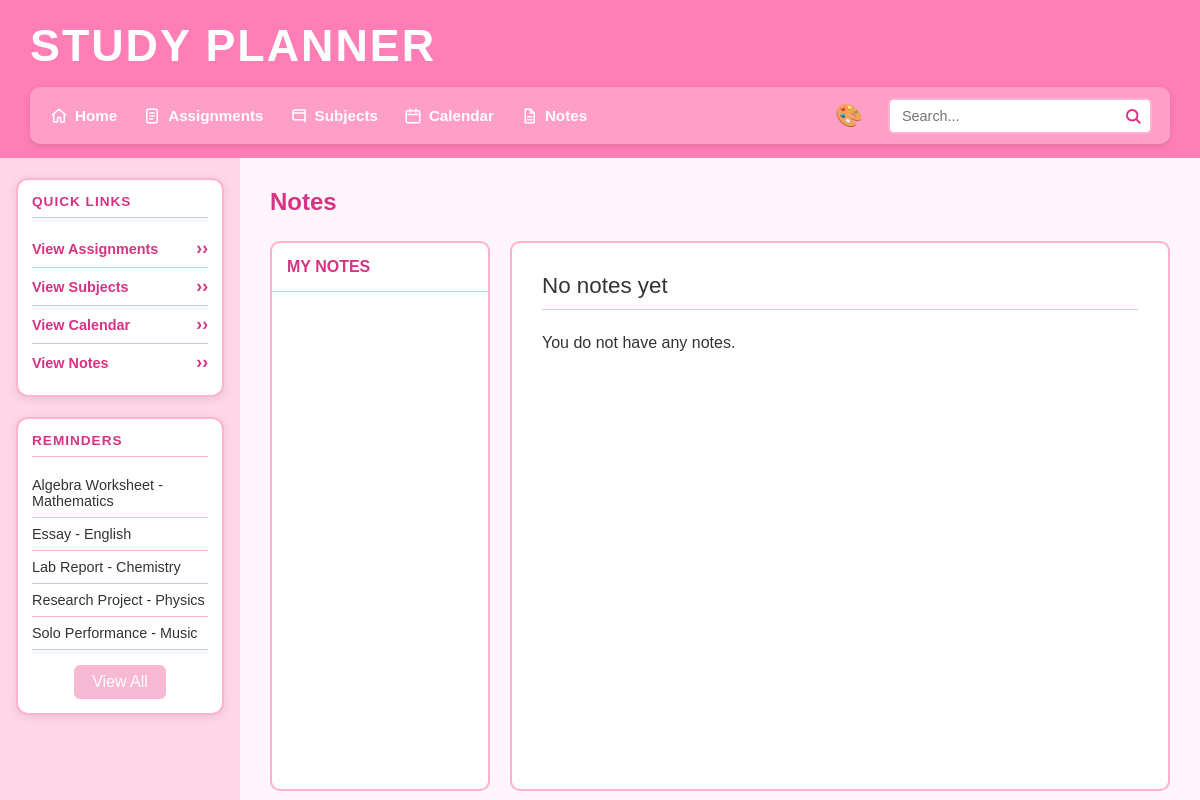
/notes, run on an earlier commit of the app's database.
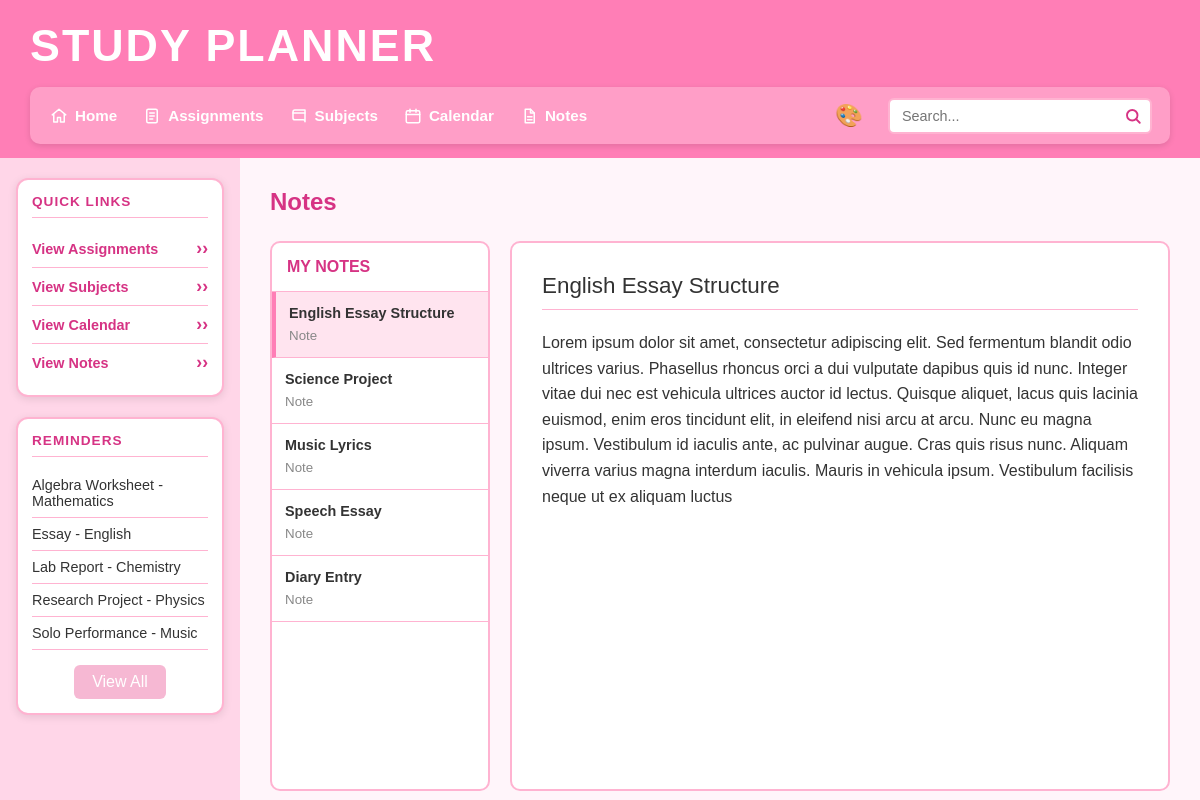
And on a later commit of the database.
### tables this page shows
CREATE TABLE assignments (id INTEGER PRIMARY KEY AUTOINCREMENT, subject_id INTEGER REFERENCES subjects (id) NOT NULL, user_id INTEGER REFERENCES users (id) NOT NULL, assignment_name TEXT NOT NULL, due_date TEXT (19) NOT NULL, priority TEXT NOT NULL CHECK ((priority IN ('Low', 'Medium', 'High'))), status TEXT (25), notes TEXT, created_at TEXT (19));

CREATE TABLE subjects (id INTEGER PRIMARY KEY AUTOINCREMENT, subject_name TEXT NOT NULL UNIQUE, teacher_name TEXT NOT NULL, room TEXT, credits INTEGER CHECK ((credits > 0)));

CREATE TABLE notes (id INTEGER PRIMARY KEY AUTOINCREMENT, title TEXT NOT NULL, note TEXT NOT NULL, created_at TEXT DEFAULT (CURRENT_TIMESTAMP) NOT NULL);

### main.py (the view)
@app.route("/notes")
@app.route("/notes/<int:note_id>")
def notes(note_id=None):
    con = create_connection(DATABASE)
    cur = con.cursor()
    cur.execute("""
        SELECT id, title, note
        FROM notes
        ORDER BY created_at DESC
    """)
    notes_list = cur.fetchall()
    selected_note = None
    if note_id is not None:
        cur.execute("""
            SELECT id, title, note
            FROM notes
            WHERE id = ?
        """, (note_id,))
        selected_note = cur.fetchone()
    elif notes_list:
        selected_note = notes_list[0]
    con.close()
    return render_template(
        "notes.html",
        notes=notes_list,
        selected_note=selected_note
    )

### main.py (called while the page is built)
def create_connection(db_file):
    try:
        connection = sqlite3.connect(db_file)
        return connection
    except Error as e:
        print(e)
    return None

def get_reminders():
    query = """
        SELECT assignments.assignment_name,
               subjects.subject_name,
               assignments.due_date,
               assignments.priority,
               assignments.status
        FROM assignments
        JOIN subjects
        ON assignments.subject_id = subjects.id
        WHERE assignments.status != 'Complete'
        ORDER BY assignments.due_date ASC
        LIMIT 5
    """
    con = create_connection(DATABASE)
    cur = con.cursor()
    cur.execute(query)
    rows = cur.fetchall()
    con.close()
    return rows

@app.context_processor
def inject_reminders():
    return {"reminders": get_reminders()}

### templates/notes.html
{% extends "base.html" %}
{% block main %}
<h2 class="page-title">Notes</h2>
<div class="notes">
    <div class="notes-list">
        <h3>My Notes</h3>
        {% for note in notes %}
        <a href="/notes/{{ note[0] }}"
           class="note {% if selected_note and selected_note[0] == note[0] %}selected{% endif %}">
            <strong>{{ note[1] }}</strong>
            <small>Note</small>
        </a>
        {% endfor %}
    </div>
    <div class="note-content">
        {% if selected_note %}
        <div class="note-paper">
            <h2>{{ selected_note[1] }}</h2>
            <p>{{ selected_note[2] }}</p>
        </div>
        {% else %}
        <div class="note-paper">
            <h2>No notes yet</h2>
            <p>You do not have any notes.</p>
        </div>
        {% endif %}
    </div>
</div>
{% endblock %}

### templates/base.html (shortened to what this page needs)
<!DOCTYPE html>
<html lang="en">
<head>
    <link type="text/css" rel="stylesheet" href="/static/css/style.css">
</head>
<body class="theme-{{ request.cookies.get('theme', 'pink') }}">
    <header class="top-header">
        <h1 class="site-title">Study Planner</h1>
        <div class="header-row">
            <div class="nav-bar">
                <nav class="main-nav">
                    <ul>
                        <li>
                            <a href="/">
                                <img src="/static/images/home.svg"
                                     alt="Home"
                                     class="nav-icon">
                                Home
                            </a>
                        </li>
                        <li>
                            <a href="/assignments">
                                <img src="/static/images/assignments.svg"
                                     alt="Assignments"
                                     class="nav-icon">
                                Assignments
                            </a>
                        </li>
                        <li>
                            <a href="/subjects">
                                <img src="/static/images/subjects.svg"
                                     alt="Subjects"
                                     class="nav-icon">
                                Subjects
                            </a>
                        </li>
                        <li>
                            <a href="/calendar">
                                <img src="/static/images/calendar.svg"
                                     alt="Calendar"
                                     class="nav-icon">
                                Calendar
                            </a>
                        </li>
                        <li>
                            <a href="/notes">
                                <img src="/static/images/notes.svg"
                                     alt="Notes"
                                     class="nav-icon">
                                Notes
                            </a>
                        </li>
                    </ul>
                </nav>
                <div class="theme-menu">
                    <span class="theme-icon">🎨</span>
                </div>
                <form class="search-form" method="POST" action="/search">
                    <div class="search-box">
                        <input type="text"
                               name="search"
                               id="search"
                               placeholder="Search...">
                    </div>
                </form>
            </div>
        </div>
    </header>
    <div class="body-container">
        <aside class="sidebar">
            <section class="sidebar-box">
                <h2>Quick Links</h2>
                <ul class="quick-links">
                    <li>
                        <a href="/assignments">View Assignments</a>
                    </li>
                    <li>
                        <a href="/subjects">View Subjects</a>
                    </li>
                    <li>
                        <a href="/calendar">View Calendar</a>
                    </li>
                    <li>
                        <a href="/notes">View Notes</a>
                    </li>
                </ul>
            </section>
            <section class="sidebar-box">
                <h2>Reminders</h2>
                <ul class="reminders">
                    {% for reminder in reminders %}
                    <li>
                        {{ reminder[0] }} - {{ reminder[1] }}
                    </li>
                {% endfor %}
                <a href="/reminders" class="view-all-button">View All</a>
            </ul>
</section>
        </aside>
        <main>
            {% block main %}{% endblock %}
        </main>
    </div>
</body>
</html>

What changed in the data, as far as the page shows it:
added notes: title "English Essay Structure", note "Lorem ipsum dolor sit amet, consectetur adipiscing elit. Sed fermentum blandit odio ultrices varius. Phasellus rhoncus orci a dui vulputate dapibus quis id nunc. Integer vitae dui nec est vehicula ultrices auctor id lectus. Quisque aliquet, lacus quis lacinia euismod, enim eros tincidunt elit, in eleifend nisi arcu at arcu. Nunc eu magna ipsum. Vestibulum id iaculis ante, ac pulvinar augue. Cras quis risus nunc. Aliquam viverra varius magna interdum iaculis. Mauris in vehicula ipsum. Vestibulum facilisis neque ut ex aliquam luctus"
added notes: title "Science Project"
added notes: title "Music Lyrics"
added notes: title "Speech Essay"
added notes: title "Diary Entry"
Also different on the page:
text no longer shown: "No notes yet You do not have any notes."
